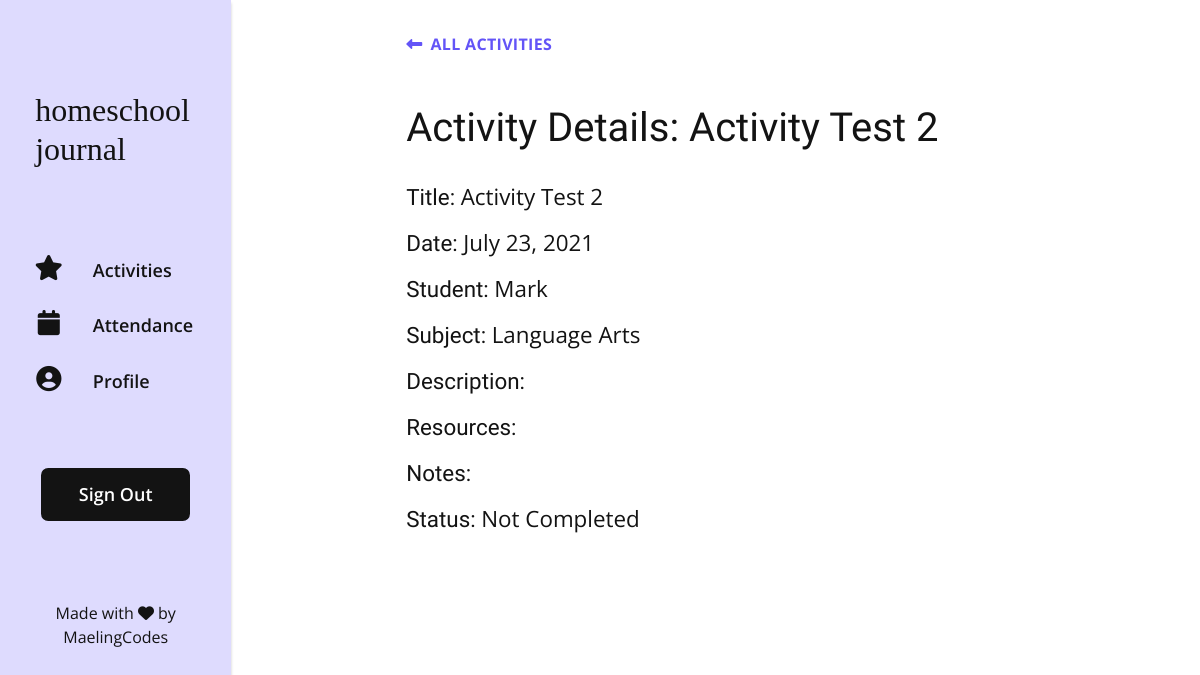
/details/15 (signed in), run on an earlier commit of the app's database.
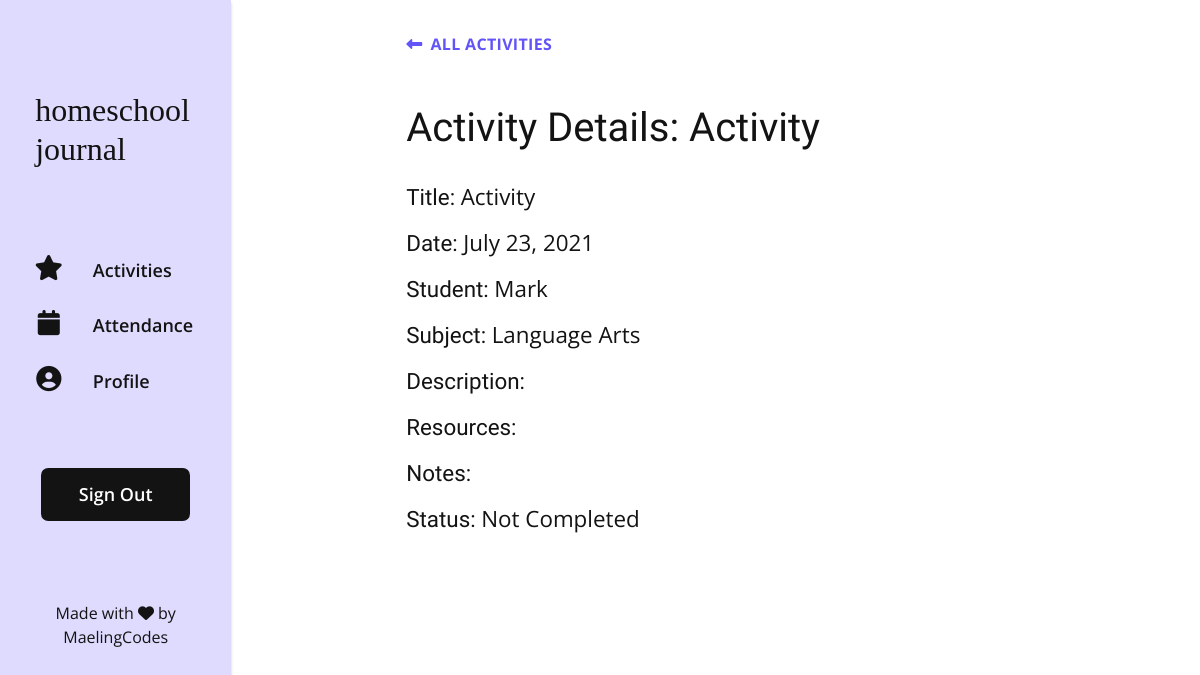
And on a later commit of the database.
### app/models.py (models this page shows, shortened)
class Activity(db.Model):
    id = db.Column(db.Integer, primary_key=True)
    title = db.Column(db.String(150), index=True, nullable=False)
    user_id = db.Column(db.Integer, db.ForeignKey('user.id'), index=True)
    subject_id = db.Column(db.Integer, db.ForeignKey('subject.id'), index=True, nullable=False)
    student_id = db.Column(db.Integer, db.ForeignKey('student.id'), index=True, nullable=False)
    description = db.Column(db.Text, index=True)
    resources = db.Column(db.Text, index=True)
    activity_date = db.Column(db.DateTime, index=True, nullable=False)
    notes = db.Column(db.Text, index=True)
    status = db.Column(db.String(64), index=True, nullable=False)

### app/routes.py (the view)
@app.route('/details/<string:id>')
@login_required
def details(id):
    activity = db.session.query(Activity).filter_by(id=id).first()
    return render_template('details.html', activity=activity)

### app/__init__.py (called while the page is built)
@app.template_filter()
def datetime_format_filter(value, format='%B %d, %Y'):
    return value.strftime(format)

### app/models.py (called while the page is built)
@login.user_loader
def load_user(id):
    return User.query.get(int(id))

    def __str__(self):
        return self.student_name

    def __str__(self):
        return self.subject_name

### app/templates/details.html (shortened to what this page needs)
{% extends 'base.html' %}
{% block content %}
    <div class="activity">
        <a class="activity__btn-back" href="{{ url_for('log') }}"><i class="fas fa-long-arrow-alt-left controls-icon"></i>All Activities</a>
        <h1 class="activity__title"> Activity Details: {{ activity.title }}</h1>
        <div class="activity__content">
            <div class="activity__content-group">
                <h2 class="activity__content-label">Title: <span class="activity__content-data">{{ activity.title }}</span></h2>
            </div>
            <div class="activity__content-group">
                <h2 class="activity__content-label">Date: <span class="activity__content-data">{{ activity.activity_date | datetime_format_filter }}</span></h2>
            </div>
            <div class="activity__content-group">
                <h2 class="activity__content-label">Student: <span class="activity__content-data">{{ activity.student }}</span></h2>
            </div>
            <div class="activity__content-group">
                <h2 class="activity__content-label">Subject: <span class="activity__content-data">{{ activity.subject }}</span></h2>
            </div>
            <div class="activity__content-group">
                <h2 class="activity__content-label">Description:</h2>
            </div>
            <div class="activity__content-group">
                <h2 class="activity__content-label">Resources:</h2>
            </div>
            <div class="activity__content-group">
                <h2 class="activity__content-label">Notes:</h2>
            </div>
            <div class="activity__content-group">
                <h2 class="activity__content-label">Status: <span class="activity__content-data">{{ activity.status }}</span></h2>
            </div>
        </div>
    </div>
{% endblock %}

What changed in the data, as far as the page shows it:
changed Activity "Not Completed": title "Activity Test 2" → "Activity"
